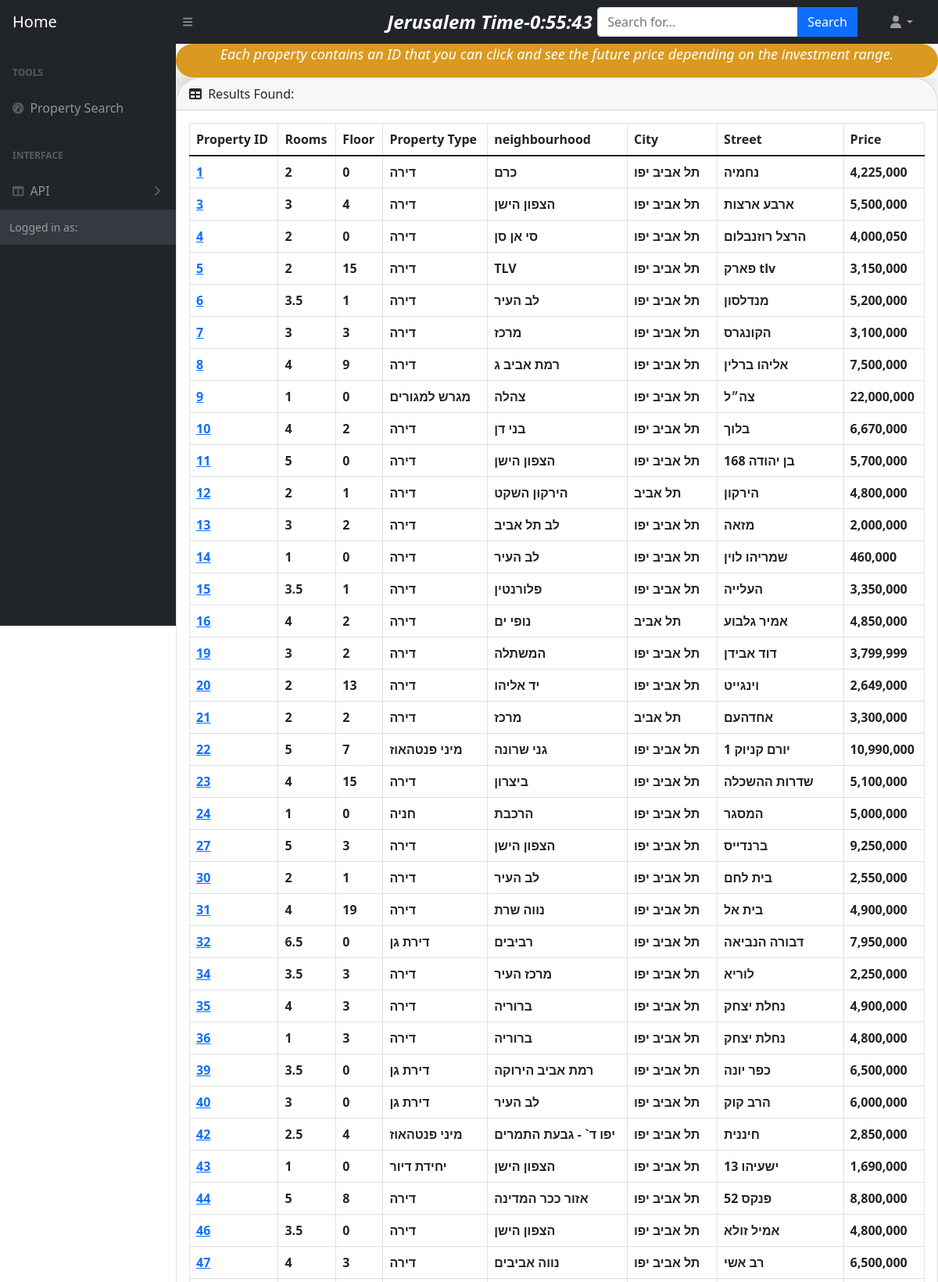
/property/tlv-apt/ (upper part), run on the app's committed database.
### property/models.py (models this page shows, shortened)
class Property(models.Model):
   id = models.AutoField(primary_key=True, editable=False)
   room = models.SmallIntegerField(_("room"),null=False)
   floor = models.SmallIntegerField(_("floor"),null=False)
   property_type = models.CharField(_("property_type"),max_length=100, null=False)
   street=models.CharField(_("street"),max_length=100, null=False)
   neighbourhood=models.CharField(_("neighbourhood"),max_length=100, null=False)
   location = models.CharField(_("location"),max_length=100, null=False)
   price= models.BigIntegerField(_("price"),null=False)

### property/views.py (the view)
# urls.py: path('tlv-apt/', views.telaviva, name='telaviva'),
def telaviva(request):
    tlv = Property.objects.filter(location__contains='תל אביב')
    return render(request, 'tlv.html', {'tlv': tlv})

### property/my_filters.py (called while the page is built)
@register.filter('intcomma')
def intcomma(value):
    if type(value) != int:
            return value
    else:
        return format(int(value), ",")

### property/templates/tlv.html (shortened to what this page needs)
{% extends 'base.html' %}
{% block content %}
<div class="text" style="color: white; font-size: large; font-style: oblique; font-weight: 400; background-color: rgb(218, 153, 32); border-radius: 10em; box-shadow:-11px 24px 62px -13px rgba(0,0,0,0.69) ; text-align:center; position:static;bottom: 20px;width: 100%;" >
   <p style="font-size:large ;" >Each property contains an ID that you can click and see the future price depending on the investment range.</p>
 </div>
   <div class="card mb-4">
     <div class="card-header">
         <i class="fas fa-table me-1"></i>
         Results Found:
     </div>
     <div class="card-body">
           <table class="table table-bordered" id="dataTable" width="100%" cellspacing="0">
           <thead>
                 <tr>
                   <th>Property ID</th>
                     <th>Rooms</th>
                     <th>Floor</th>
                     <th>Property Type</th>
                     <th>neighbourhood</th>
                     <th>City</th>
                     <th>Street</th>
                     <th>Price</th>
                 </tr>
             </thead>
             <tbody>
               {% for apt in tlv %}
               <tr >
                   <th style="color:blue ;"><a href="{% url 'property:single_apt' apt.id %}" >{{ apt.id }}</a></th>
                   <th>{{ apt.room }}</th>
                   <th>{{ apt.floor }}</th>
                   <th>{{apt.property_type}}</th>
                   <th>{{apt.neighbourhood}}</th>
                   <th>{{apt.location}}</th>
                   <th>{{apt.street}}</th>
                   <th>{{apt.price|intcomma}} </th>
               </tr>
               {% endfor %}
                   </tbody>
                 </table>
             </div>
         </div>
     </div>
{% endblock %}

### data on the page
Property: id "1", room "2", floor "0", property_type "דירה", neighbourhood "כרם", location "תל אביב יפו", street "נחמיה", price "4,225,000"
Property: id "3", room "3", floor "4", property_type "דירה", neighbourhood "הצפון הישן", location "תל אביב יפו", street "ארבע ארצות", price "5,500,000"
Property: id "4", room "2", floor "0", property_type "דירה", neighbourhood "סי אן סן", location "תל אביב יפו", street "הרצל רוזנבלום", price "4,000,050"
Property: id "5", room "2", floor "15", property_type "דירה", neighbourhood "TLV", location "תל אביב יפו", street "פארק tlv", price "3,150,000"
Property: id "6", room "3.5", floor "1", property_type "דירה", neighbourhood "לב העיר", location "תל אביב יפו", street "מנדלסון", price "5,200,000"
Property: id "7", room "3", floor "3", property_type "דירה", neighbourhood "מרכז", location "תל אביב יפו", street "הקונגרס", price "3,100,000"
Property: id "8", room "4", floor "9", property_type "דירה", neighbourhood "רמת אביב ג", location "תל אביב יפו", street "אליהו ברלין", price "7,500,000"
Property: id "9", room "1", floor "0", property_type "מגרש למגורים", neighbourhood "צהלה", location "תל אביב יפו", street "צה״ל", price "22,000,000"
Property: id "10", room "4", floor "2", property_type "דירה", neighbourhood "בני דן", location "תל אביב יפו", street "בלוך", price "6,670,000"
Property: id "11", room "5", floor "0", property_type "דירה", neighbourhood "הצפון הישן", location "תל אביב יפו", street "בן יהודה 168", price "5,700,000"
Property: id "12", room "2", floor "1", property_type "דירה", neighbourhood "הירקון השקט", location "תל אביב", street "הירקון", price "4,800,000"
Property: id "13", room "3", floor "2", property_type "דירה", neighbourhood "לב תל אביב", location "תל אביב יפו", street "מזאה", price "2,000,000"
Property: id "14", room "1", floor "0", property_type "דירה", neighbourhood "לב העיר", location "תל אביב יפו", street "שמריהו לוין", price "460,000"
Property: id "15", room "3.5", floor "1", property_type "דירה", neighbourhood "פלורנטין", location "תל אביב יפו", street "העלייה", price "3,350,000"
Property: id "16", room "4", floor "2", property_type "דירה", neighbourhood "נופי ים", location "תל אביב", street "אמיר גלבוע", price "4,850,000"
Property: id "19", room "3", floor "2", property_type "דירה", neighbourhood "המשתלה", location "תל אביב יפו", street "דוד אבידן", price "3,799,999"
Property: id "20", room "2", floor "13", property_type "דירה", neighbourhood "יד אליהו", location "תל אביב יפו", street "וינגייט", price "2,649,000"
Property: id "21", room "2", floor "2", property_type "דירה", neighbourhood "מרכז", location "תל אביב", street "אחדהעם", price "3,300,000"
Property: id "22", room "5", floor "7", property_type "מיני פנטהאוז", neighbourhood "גני שרונה", location "תל אביב יפו", street "יורם קניוק 1", price "10,990,000"
Property: id "23", room "4", floor "15", property_type "דירה", neighbourhood "ביצרון", location "תל אביב יפו", street "שדרות ההשכלה", price "5,100,000"
Property: id "24", room "1", floor "0", property_type "חניה", neighbourhood "הרכבת", location "תל אביב יפו", street "המסגר", price "5,000,000"
Property: id "27", room "5", floor "3", property_type "דירה", neighbourhood "הצפון הישן", location "תל אביב יפו", street "ברנדייס", price "9,250,000"
Property: id "30", room "2", floor "1", property_type "דירה", neighbourhood "לב העיר", location "תל אביב יפו", street "בית לחם", price "2,550,000"
Property: id "31", room "4", floor "19", property_type "דירה", neighbourhood "נווה שרת", location "תל אביב יפו", street "בית אל", price "4,900,000"
Property: id "32", room "6.5", floor "0", property_type "דירת גן", neighbourhood "רביבים", location "תל אביב יפו", street "דבורה הנביאה", price "7,950,000"
Property: id "34", room "3.5", floor "3", property_type "דירה", neighbourhood "מרכז העיר", location "תל אביב יפו", street "לוריא", price "2,250,000"
Property: id "35", room "4", floor "3", property_type "דירה", neighbourhood "ברוריה", location "תל אביב יפו", street "נחלת יצחק", price "4,900,000"
Property: id "36", room "1", floor "3", property_type "דירה", neighbourhood "ברוריה", location "תל אביב יפו", street "נחלת יצחק", price "4,800,000"
Property: id "39", room "3.5", floor "0", property_type "דירת גן", neighbourhood "רמת אביב הירוקה", location "תל אביב יפו", street "כפר יונה", price "6,500,000"
Property: id "40", room "3", floor "0", property_type "דירת גן", neighbourhood "לב העיר", location "תל אביב יפו", street "הרב קוק", price "6,000,000"
Property: id "42", room "2.5", floor "4", property_type "מיני פנטהאוז", neighbourhood "יפו ד` - גבעת התמרים", location "תל אביב יפו", street "חיננית", price "2,850,000"
Property: id "43", room "1", floor "0", property_type "יחידת דיור", neighbourhood "הצפון הישן", location "תל אביב יפו", street "ישעיהו 13", price "1,690,000"
Property: id "44", room "5", floor "8", property_type "דירה", neighbourhood "אזור ככר המדינה", location "תל אביב יפו", street "פנקס 52", price "8,800,000"
Property: id "46", room "3.5", floor "0", property_type "דירה", neighbourhood "הצפון הישן", location "תל אביב יפו", street "אמיל זולא", price "4,800,000"
Property: id "47", room "4", floor "3", property_type "דירה", neighbourhood "נווה אביבים", location "תל אביב יפו", street "רב אשי", price "6,500,000"
